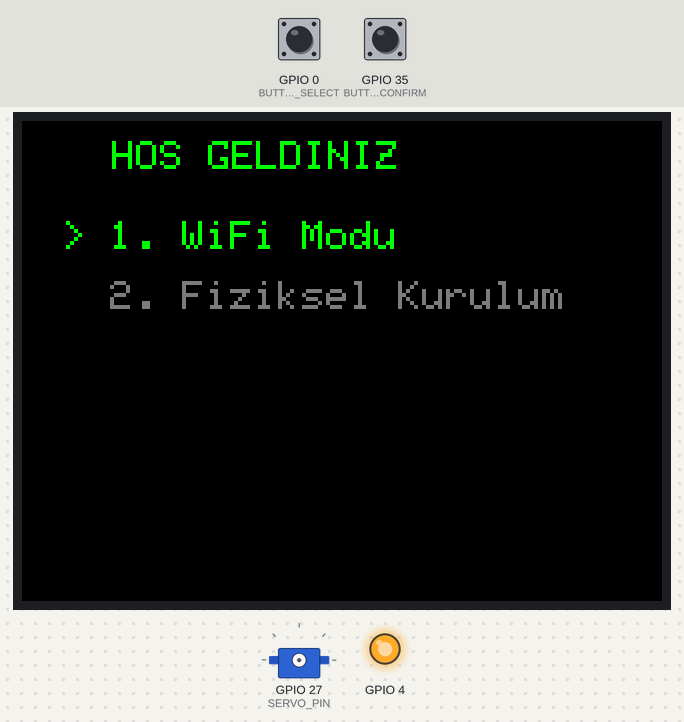
Simulated run of this sketch. Board: ESP32. Shown: 320×240 colour display, servo, output pins drawn as LEDs (lit = HIGH). The test bench sets the inputs (shaded band); at power-on: GPIO 35 (BUTTON_CONFIRM) HIGH, GPIO 0 (BUTTON_SELECT) HIGH. WiFi joins after 1.5 s; servers stay silent unless stated; servo pulses on a pin are drawn as a servo (544–2400 µs = 0–180°).

Above: at 1.5 s.
1.6 s: GPIO 35 (BUTTON_CONFIRM) pulled LOW for 0.15 s
At 2.8 s:
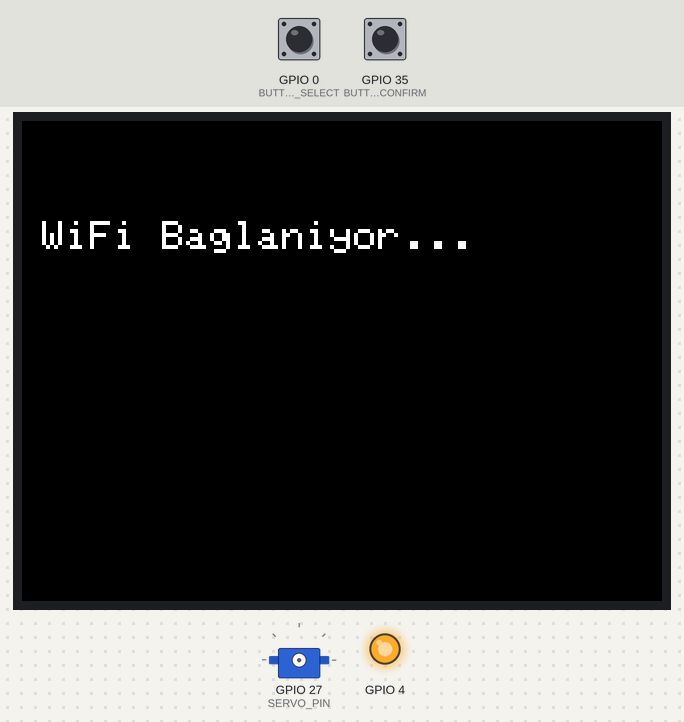
4.7 s: GPIO 0 (BUTTON_SELECT) pulled LOW for 3.2 s
At 9.1 s:
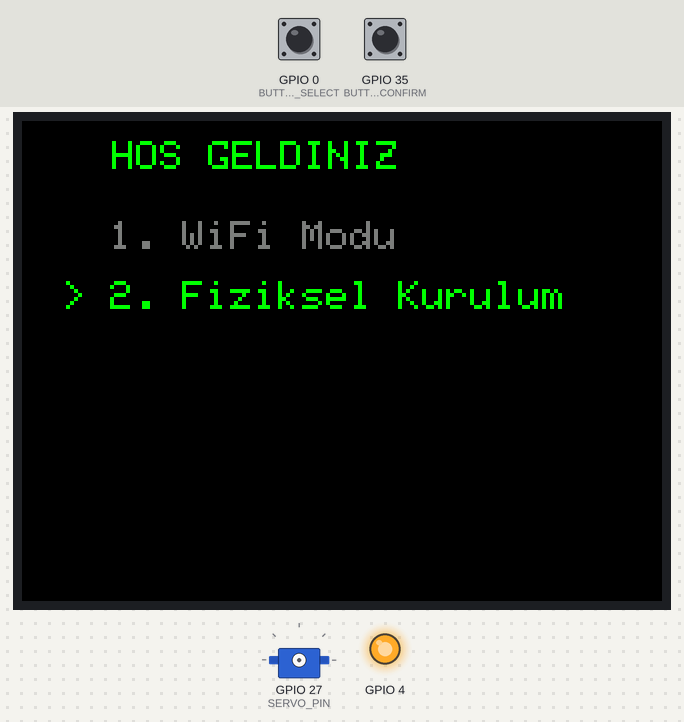
9.4 s: GPIO 35 (BUTTON_CONFIRM) pulled LOW for 1 s
At 10.1 s:
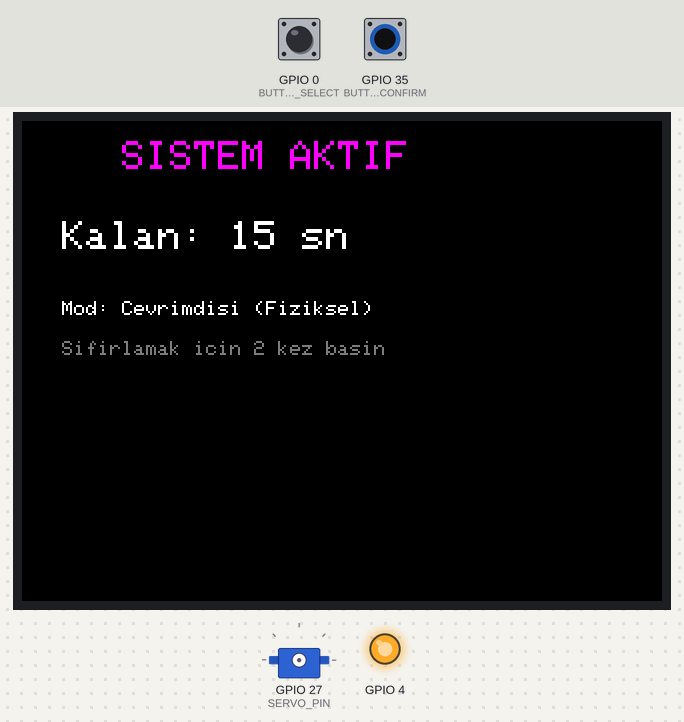
11.9 s: GPIO 35 (BUTTON_CONFIRM) pulled LOW for 3.2 s
At 14.85 s:
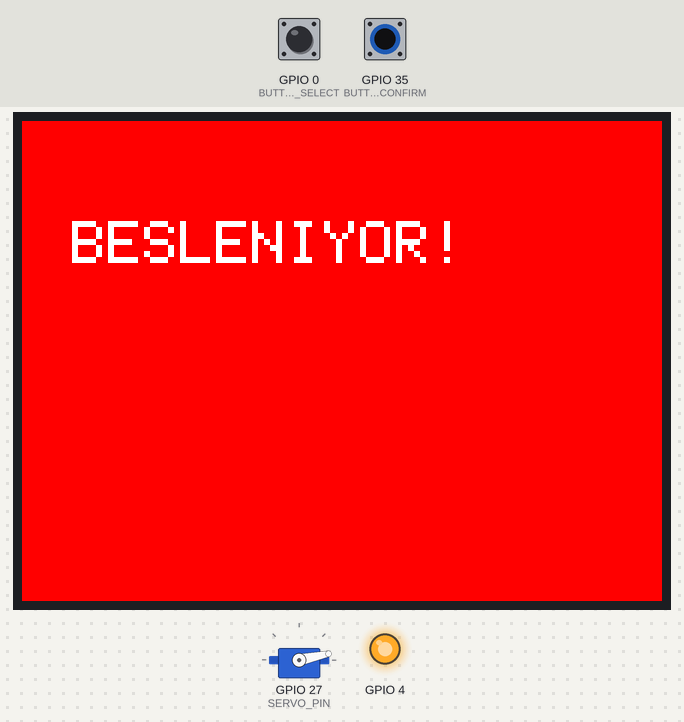
15.7 s: GPIO 0 (BUTTON_SELECT) pulled LOW for 3.2 s
At 20.1 s:
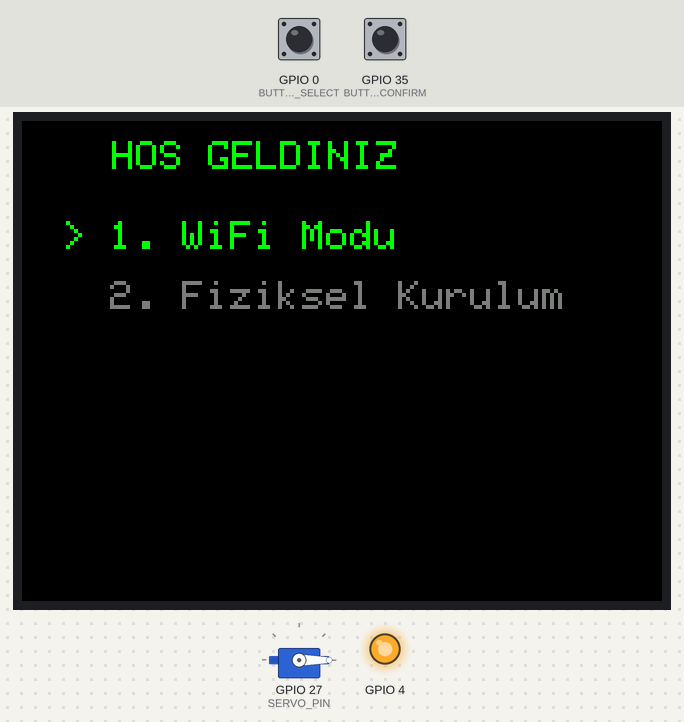
20.4 s: GPIO 35 (BUTTON_CONFIRM) pulled LOW for 0.15 s
At 23.2 s:
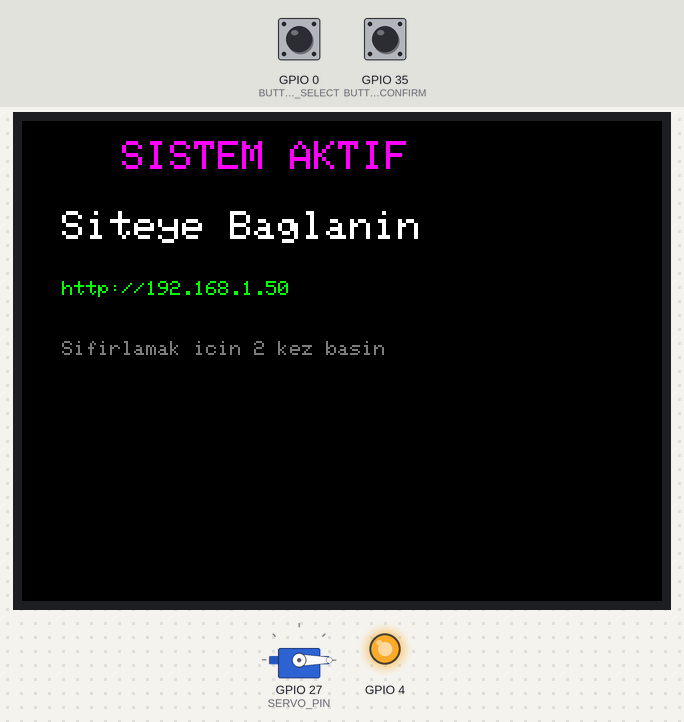
Timing chart, 0 to 24.5 s (numbered marks = the images above; inputs shaded):
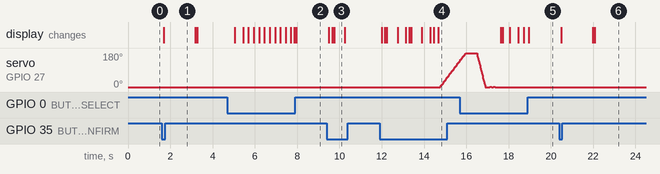

Measured:
- after the input at 1.6 s, the display: changes after 0.09 s (image 1)
- after the input at 4.7 s, the display: first changes after 0.35 s (image 2 shows a later state)
- after the input at 9.4 s, the display: first changes after 0.09 s (image 3 shows a later state)
- after the input at 11.9 s, servo on GPIO 27 (SERVO_PIN): moves from 0° to 137° over 0.92 s, starting after 2.9 s; the display: first changes after 0.09 s (image 4 shows a later state)
- after the input at 15.7 s, the display: first differs from a run without the input after 2.4 s (image 5 shows a later state)
- after the input at 20.4 s, the display: first changes after 0.09 s (image 6 shows a later state)
- what the display in image 3 shows lasts 0.6 s, from 9.7 s to 10.3 s

The sketch:

fish_Feeder.ino
```cpp
#include <FS.h>
#include <WiFi.h>
#include <WebServer.h>
#include <TFT_eSPI.h>
#include <SPI.h>

using namespace fs;

TFT_eSPI tft = TFT_eSPI();
WebServer server(80);

//User Settings
const char* ssid = "WIFI_NAME";
const char* password = "WIFI_PASSWORD";
const char* web_username = "USER_NAME";
const char* web_password = "USER_PASSWORD";

const int BUTTON_SELECT = 0;
const int BUTTON_CONFIRM = 35;
const int SERVO_PIN = 27;

const int PWM_FREQ = 50;
const int PWM_RES = 16;

// 180 degree boundaries for a MSG90 SERVO
const int SERVO_0_DERECE = 1400;   // ~0.5ms 0
const int SERVO_180_DERECE = 7864; // ~2.4ms 180

//Menu variables
enum CihazDurumu { WELCOME_SCREEN, WIFI_ERROR_SCREEN, INTERVAL_SCREEN, RUNNING_SCREEN };
CihazDurumu mevcutDurum = WELCOME_SCREEN;

int secilenMod = 0;
int secilenSureIdx = 0;

const char* sureYazilari[] = {"15 Saniye", "30 Saniye", "60 Saniye", "12 Saat", "24 Saat", "48 Saat"};
unsigned long sureDegerleri[] = {15, 30, 60, 12 * 3600, 24 * 3600, 48 * 3600};
const int TOPLAM_SURE_SECENEGI = 6;

unsigned long sonBeslemeZamani = 0;
unsigned long beslemeAraligiSaniye = 0;
unsigned long sonButonZamani = 0;
const int debounceGecikmesi = 250;
unsigned long sonEkranYenileme = 0;

unsigned long sonTiklamaZamani = 0;
const int ciftTiklamaAraligi = 500;

unsigned long sonWifiKontrol = 0;

//Feeding Function
void balikBesle() {
  tft.fillScreen(TFT_RED);
  tft.setTextColor(TFT_WHITE, TFT_RED);
  tft.setTextSize(3);
  tft.drawString("BESLENIYOR!", 25, 50);

  //Activate the motor for the PWM function
  ledcAttach(SERVO_PIN, PWM_FREQ, PWM_RES);
  delay(50);

  //Rotating the Container
  for (int sinyal = SERVO_0_DERECE; sinyal <= SERVO_180_DERECE; sinyal += 50) {
    ledcWrite(SERVO_PIN, sinyal);
    delay(10);
  }

  //Waiting for the feed to fall out
  delay(500);

  //Traversing back to the start degree
  for (int sinyal = SERVO_180_DERECE; sinyal >= SERVO_0_DERECE; sinyal -= 75) {
    ledcWrite(SERVO_PIN, sinyal);
    delay(5);
  }

  delay(200);

  //Shake container so that feed does not stick to the sides
  for (int i = 0; i < 2; i++) {
    ledcWrite(SERVO_PIN, SERVO_0_DERECE + 400);
    delay(80);
    ledcWrite(SERVO_PIN, SERVO_0_DERECE);
    delay(80);
  }
  delay(200);

  //Close down the motor
  ledcDetach(SERVO_PIN);
  pinMode(SERVO_PIN, INPUT_PULLDOWN);

  sonBeslemeZamani = millis();
  sonEkranYenileme = 0;
  tft.fillScreen(TFT_BLACK);
}

//WEB INTERFACE (HTML)
void handleRoot() {
  if (!server.authenticate(web_username, web_password)) {
    return server.requestAuthentication();
  }

  unsigned long gecenSaniye = (millis() - sonBeslemeZamani) / 1000;
  unsigned long saat = gecenSaniye / 3600;
  unsigned long dakika = (gecenSaniye % 3600) / 60;
  unsigned long saniye = gecenSaniye % 60;

  String html = "<!DOCTYPE html><html><head><meta charset='UTF-8'><meta name='viewport' content='width=device-width, initial-scale=1'>";
  html += "<style>body{font-family:Arial; text-align:center; background:#f4f4f9; padding:50px;}";
  html += ".btn{background:#4CAF50; color:white; padding:20px 40px; font-size:24px; border:none; border-radius:10px; cursor:pointer;}";
  html += ".btn:hover{background:#45a049;} .timer{font-size:28px; color:#333; margin:20px;}</style></head><body>";
  html += "<h1>\xF0\x9F\x90\x9F Akilli Balik Besleyici \xF0\x9F\x90\x9F</h1>";
  html += "<div class='timer'>Son Beslemeden Beri Gecen Sure:<br><b>" + String(saat) + " Saat " + String(dakika) + " Dakika " + String(saniye) + " Saniye</b></div>";
  html += "<form action='/besle' method='POST'><input class='btn' type='submit' value='Simdi Besle'></form>";
  html += "<script>setInterval(function(){ location.reload(); }, 5000);</script>";
  html += "</body></html>";

  server.send(200, "text/html", html);
}

void handleBesle() {
  if (!server.authenticate(web_username, web_password)) {
    return server.requestAuthentication();
  }

  server.sendHeader("Location", "/");
  server.send(303, "text/plain", "Yonlendiriliyor...");
  balikBesle();
}

void anaMenuyeDon() {
  if (secilenMod == 0) {
    WiFi.disconnect();
  }
  mevcutDurum = WELCOME_SCREEN;
  sonEkranYenileme = 0;
  ekranGuncelle();
}

//Function to update screen
void ekranGuncelle() {
  unsigned long simdikiZaman = millis();

  if (mevcutDurum == WELCOME_SCREEN) {
    tft.fillScreen(TFT_BLACK);
    tft.setTextColor(TFT_GREEN, TFT_BLACK);
    tft.setTextSize(2);
    tft.drawString("HOS GELDINIZ", 45, 10);

    if (secilenMod == 0) {
      tft.setTextColor(TFT_GREEN, TFT_BLACK);
      tft.drawString("> 1. WiFi Modu      ", 20, 50);
      tft.setTextColor(TFT_DARKGREY, TFT_BLACK);
      tft.drawString("  2. Fiziksel Kurulum", 20, 80);
    } else {
      tft.setTextColor(TFT_DARKGREY, TFT_BLACK);
      tft.drawString("  1. WiFi Modu      ", 20, 50);
      tft.setTextColor(TFT_GREEN, TFT_BLACK);
      tft.drawString("> 2. Fiziksel Kurulum", 20, 80);
    }
  }

  else if (mevcutDurum == WIFI_ERROR_SCREEN) {
    tft.fillScreen(TFT_BLACK);
    tft.setTextColor(TFT_RED, TFT_BLACK);
    tft.setTextSize(2);
    tft.drawString("WIFI BAGLANAMADI!", 20, 30);

    tft.setTextColor(TFT_WHITE, TFT_BLACK);
    tft.setTextSize(1);
    tft.drawString("Ana menuye donmek icin", 40, 70);
    tft.drawString("herhangi bir butona basin.", 35, 85);
  }

  else if (mevcutDurum == INTERVAL_SCREEN) {
    tft.fillScreen(TFT_BLACK);
    tft.setTextColor(TFT_YELLOW, TFT_BLACK);
    tft.setTextSize(2);
    tft.drawString("Besleme Araligi?", 20, 10);

    tft.setTextSize(3);
    tft.drawString(sureYazilari[secilenSureIdx], 30, 55);

    tft.setTextSize(1);
    tft.setTextColor(TFT_WHITE, TFT_BLACK);
    tft.drawString("Degistir: Sol | Onayla: Sag", 10, 115);
  }

  else if (mevcutDurum == RUNNING_SCREEN) {
    if (simdikiZaman - sonEkranYenileme >= 1000) {
      sonEkranYenileme = simdikiZaman;

      tft.setTextColor(TFT_MAGENTA, TFT_BLACK);
      tft.setTextSize(2);
      tft.drawString("SISTEM AKTIF", 50, 10);

      tft.setTextColor(TFT_WHITE, TFT_BLACK);

      if (secilenMod == 0) {
        tft.setTextSize(2);
        tft.drawString("Siteye Baglanin", 20, 45);
        tft.setTextSize(1);
        tft.setTextColor(TFT_GREEN, TFT_BLACK);
        tft.drawString("http://" + WiFi.localIP().toString() + "   ", 20, 80);
      } else {
        unsigned long gecenSaniye = (simdikiZaman - sonBeslemeZamani) / 1000;
        long kalanSaniye = beslemeAraligiSaniye - gecenSaniye;
        if (kalanSaniye < 0) kalanSaniye = 0;

        tft.setTextSize(2);
        tft.drawString("Kalan: " + String(kalanSaniye) + " sn   ", 20, 50);
        tft.setTextSize(1);
        tft.drawString("Mod: Cevrimdisi (Fiziksel)", 20, 90);
      }
      tft.setTextColor(TFT_DARKGREY, TFT_BLACK);
      tft.drawString("Sifirlamak icin 2 kez basin", 20, 110);
    }
  }
}

void setup() {
  tft.init();
  tft.setRotation(1);
  tft.fillScreen(TFT_BLACK);

  Serial.begin(115200);

  pinMode(4, OUTPUT);
  digitalWrite(4, HIGH); // TFT Backlight

  pinMode(BUTTON_SELECT, INPUT_PULLUP);
  pinMode(BUTTON_CONFIRM, INPUT_PULLUP);

  pinMode(SERVO_PIN, INPUT_PULLDOWN);

  // Web Server routing
  server.on("/", HTTP_GET, handleRoot);
  server.on("/besle", HTTP_POST, handleBesle);

  ekranGuncelle();
}

void loop() {
  unsigned long simdikiZaman = millis();

  // Non-blocking connection control every 10 seconds to ensure we are connected
  if (secilenMod == 0 && mevcutDurum == RUNNING_SCREEN) {
    if (WiFi.status() != WL_CONNECTED && (simdikiZaman - sonWifiKontrol > 10000)) {
      sonWifiKontrol = simdikiZaman;
      WiFi.reconnect();
    }
    if (WiFi.status() == WL_CONNECTED) {
      server.handleClient();
    }
  }

  bool solBasildi = (digitalRead(BUTTON_SELECT) == LOW);
  bool sagBasildi = (digitalRead(BUTTON_CONFIRM) == LOW);

  //Resetting screen (Press buttons twice consecutively)
  if (mevcutDurum == RUNNING_SCREEN) {
    if (solBasildi || sagBasildi) {
      if (simdikiZaman - sonButonZamani > debounceGecikmesi) {
        if (simdikiZaman - sonTiklamaZamani < ciftTiklamaAraligi) {
          anaMenuyeDon();
          sonButonZamani = simdikiZaman;
          delay(300);
          return;
        }
        sonTiklamaZamani = simdikiZaman;
        sonButonZamani = simdikiZaman;
      }
    }
  }

  //Menu Controls
  if (simdikiZaman - sonButonZamani > debounceGecikmesi) {
    if (solBasildi) {
      if (mevcutDurum == WELCOME_SCREEN) {
        secilenMod = (secilenMod == 0) ? 1 : 0;
        ekranGuncelle();
      } else if (mevcutDurum == INTERVAL_SCREEN) {
        secilenSureIdx = (secilenSureIdx + 1) % TOPLAM_SURE_SECENEGI;
        ekranGuncelle();
      } else if (mevcutDurum == WIFI_ERROR_SCREEN) {
        anaMenuyeDon();
      }
      sonButonZamani = simdikiZaman;
    }

    if (sagBasildi) {
      if (mevcutDurum == WELCOME_SCREEN) {
        if (secilenMod == 0) {
          tft.fillScreen(TFT_BLACK);
          tft.setTextColor(TFT_WHITE, TFT_BLACK);
          tft.setTextSize(2);
          tft.drawString("WiFi Baglaniyor...", 10, 50);

          WiFi.mode(WIFI_STA);
          WiFi.begin(ssid, password);
          unsigned long startAttempt = millis();

          while (WiFi.status() != WL_CONNECTED && millis() - startAttempt < 8000) {
            delay(500);
          }

          if (WiFi.status() != WL_CONNECTED) {
            mevcutDurum = WIFI_ERROR_SCREEN;
            ekranGuncelle();
            sonButonZamani = simdikiZaman;
            return;
          }

          server.begin();
          sonBeslemeZamani = millis();
          mevcutDurum = RUNNING_SCREEN;
          tft.fillScreen(TFT_BLACK);
          ekranGuncelle();
        } else {
          mevcutDurum = INTERVAL_SCREEN;
          ekranGuncelle();
        }
      }
      else if (mevcutDurum == INTERVAL_SCREEN) {
        beslemeAraligiSaniye = sureDegerleri[secilenSureIdx];
        sonBeslemeZamani = millis();
        mevcutDurum = RUNNING_SCREEN;
        tft.fillScreen(TFT_BLACK);
        ekranGuncelle();
      } else if (mevcutDurum == WIFI_ERROR_SCREEN) {
        anaMenuyeDon();
      }
      sonButonZamani = simdikiZaman;
    }
  }

  //Working Screen loop
  if (mevcutDurum == RUNNING_SCREEN) {
    ekranGuncelle();

    if (secilenMod == 1) {
      if ((simdikiZaman - sonBeslemeZamani) / 1000 >= beslemeAraligiSaniye) {
        balikBesle();
      }
    }
  }
}
```
